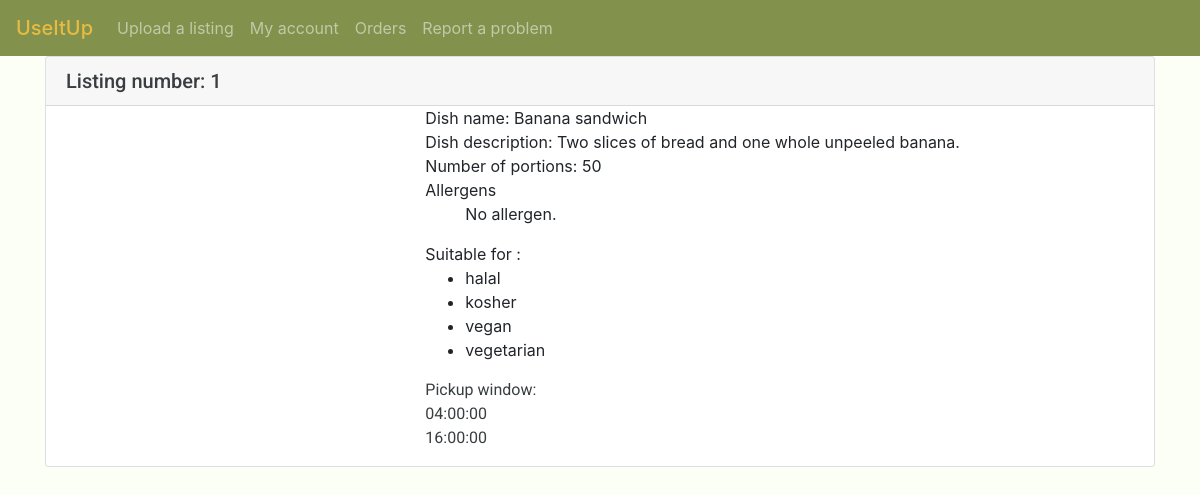
The page /createdlisting.php on the database its author committed.
### tables this page shows
CREATE TABLE `listings` (
  `id` int(11) NOT NULL,
  `title` varchar(30) NOT NULL,
  `description` text NOT NULL,
  `portions` int(11) NOT NULL,
  `time_from` time NOT NULL,
  `time_until` time NOT NULL,
  `day_posted` date NOT NULL,
  `restaurant_id` int(11) NOT NULL,
  `image` varchar(100) NOT NULL,
  `saved` tinyint(1) NOT NULL
);

### Listings.php (the view, shortened to what this page needs)
<?php
class Listing
{
    public $id, $title, $description, $portions, $time_from, $time_until, $allergen, $diet, $restaurant_name, $restaurant_id, $image ;
    function setListingFromId($id) {
        include 'connection.php';
        $query = "SELECT id, title, description, portions, time_from, time_until, image FROM listings WHERE id = ". $id;
        if ($result = $conn->query($query)) {
            ($result = $result->fetch_assoc());
            $this->title = $result['title'];
            $this->description = $result['description'];
            $this->portions = $result['portions'];
            $this->time_from = $result['time_from'];
            $this->time_until = $result['time_until'];
            $this->id = $id;
            $dietstmt = $conn->prepare("SELECT diets.diet FROM diets JOIN diet_listings ON diets.id=diet_listings.diet_id JOIN listings ON listings.id=diet_listings.listing_id WHERE listings.id=".$id);
            $dietstmt->execute();
            $dietresult = $dietstmt->get_result();
            if (mysqli_num_rows($dietresult) > 0) {
                $dietlist = array();
                while($row = $dietresult->fetch_row()) {
                    array_push($dietlist,$row[0]);
                }
                $this->diet = $dietlist;
            }
        }
    }
    function displayCreated() {?>
        <div class="card">
            <h5 class="card-header">Listing number: <?php echo $this->id; ?></h5>
            <div class="row">
                <div class="col-4">
                </div>
                <div class="col-8">
                Dish name: <?php echo $this->title; ?><br>
                Dish description: <?php echo $this->description; ?><br>
                Number of portions: <?php echo $this->portions; ?><br>
                Allergens <ul> <?php
                    if(isset($this->allergen)) {
                        foreach ($this->allergen as $this_allergen) {
                            echo "<li>".$this_allergen. "</li>";
                        }
                    }
                    else {
                        echo "No allergen. ";
                    }
                    echo "</ul>";
                    if(isset($this->diet)) {
                        echo "Suitable for : <ul>";
                        foreach ($this->diet as $this_diet) {
                            echo "<li>".$this_diet."</li>";
                        }
                        echo "</ul>";
                    }
                    else {
                        echo "No diets";
                    }
                    ?>
                    <p>Pickup window:<br><?php echo $this->time_from; ?><br><?php echo $this->time_until; ?></p>
            </div>
        </div>
        <?php
    }
}

### createdlisting.php (shortened to what this page needs)
<!DOCTYPE html>
<html lang="en">
<head>
    <link href="https://stackpath.bootstrapcdn.com/bootstrap/4.2.1/css/bootstrap.min.css" rel="stylesheet">
    <link rel="stylesheet" href="styles.css">
</head>
<body>
<?php
include 'navbar-restaurant.php';
include 'connection.php';?>
<div class="container">
<?php
$title = $_POST["title"];
$description = $_POST["description"];
include 'Listings.php';
$new_id = mysqli_insert_id($conn);
$createdlisting = new Listing();
$createdlisting->setListingFromId($new_id);
$createdlisting->displayCreated();
?>
</div>
</body>
</html>

### navbar-restaurant.php (shortened to what this page needs)
<nav class="navbar navbar-expand-lg navbar-dark" style="background-color: #82924d">
    <span class="navbar-brand mb-0 h1" style="color: #e7bb41">UseItUp</span>
    <div class="collapse navbar-collapse" id="navbarSupportedContent">
        <ul class="navbar-nav mr-auto">
            <li class="nav-item <?php if (basename($_SERVER['PHP_SELF']) == "new-listing.php") {print("active");} ?>">
                <a class="nav-link" href="new-listing.php">Upload a listing <span class="sr-only">(current)</span></a>
            </li>
            <li class="nav-item">
                <a class="nav-link" href="#">My account <span class="sr-only">(current)</span></a>
            </li>
            <li class="nav-item <?php if (basename($_SERVER['PHP_SELF']) == "restaurant-orders.php") {print("active");} ?>">
                <a class="nav-link" href="restaurant-orders.php">Orders <span class="sr-only">(current)</span></a>
            </li>
            <li class="nav-item <?php if (basename($_SERVER['PHP_SELF']) == "complaint-form.php") {print("active");} ?>">
                <a class="nav-link" href="complaint-form.php">Report a problem <span class="sr-only">(current)</span></a>
            </li>
        </ul>
    </div>
</nav>

### styles.css (style rules this page uses)
h1, h2, h3, h4, h5, h6, p, .card-header, .card-body, label, input, button { font-family: Roboto, sans-serif; color: #393e41; }
body { background-color: #fcfff5; }
a { color: #e7bb41; }

### rows shown on the page
listings: id "1", title "Banana sandwich", description "Two slices of bread and one whole unpeeled banana.", portions "50", time_from "04:00:00", time_until "16:00:00"

### other values the page prints
$this_diet "halal"
$this_diet "kosher"
$this_diet "vegan"
$this_diet "vegetarian"
